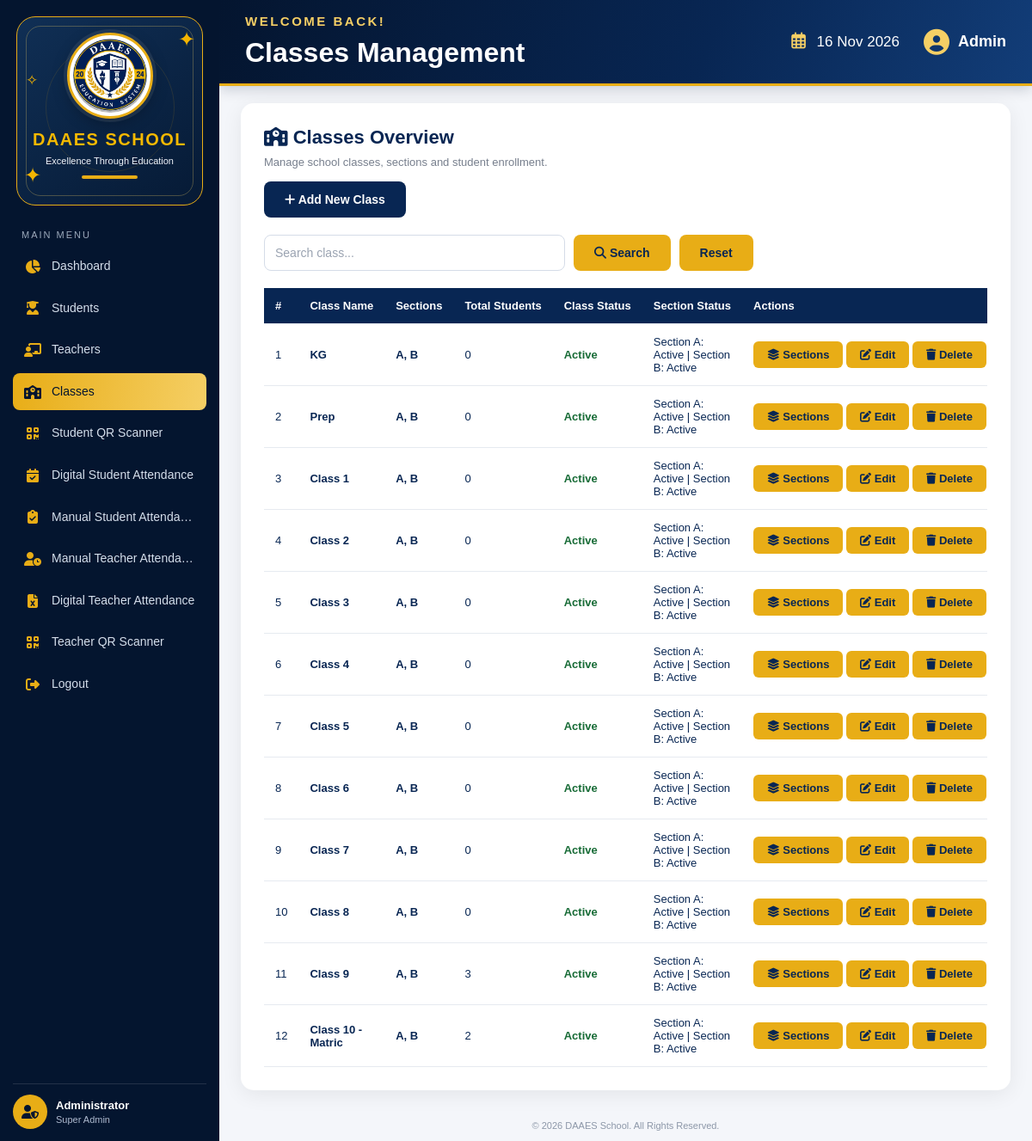
Screenshot of /classes/classes.php with the database file from the repository.
### tables this page shows
CREATE TABLE `classes` (
  `id` int(11) NOT NULL,
  `class_name` varchar(100) NOT NULL,
  `class_order` int(11) NOT NULL,
  `status` enum('active','inactive') DEFAULT 'active'
);

### classes/classes.php (the view, shortened to what this page needs)
<?php
include '../config/database.php';
function e($value) {
    return htmlspecialchars((string)($value ?? ''), ENT_QUOTES, 'UTF-8');
}
$search = trim($_GET['search'] ?? '');
$searchValue = "%{$search}%";
?>
<div class="card">
    <h2>
        <i class="fas fa-school"></i>
        Classes Overview
    </h2>
    <p class="page-description">
        Manage school classes, sections and student enrollment.
    </p>
    <div class="buttons" style="margin-top:10px; margin-bottom:20px;">
        <a href="add_class.php" class="btn btn-primary">
            <i class="fas fa-plus"></i> Add New Class
        </a>
    </div>
    <form method="GET" class="search-form">
        <input
            type="text"
            name="search"
            class="search"
            placeholder="Search class..."
            value="<?php echo e($search); ?>"
        >
        <button type="submit">
            <i class="fas fa-search"></i> Search
        </button>
        <a href="classes.php" class="btn btn-secondary">
            Reset
        </a>
    </form>
    <div class="table-wrap">
        <table>
            <thead>
                <tr>
                    <th>#</th>
                    <th>Class Name</th>
                    <th>Sections</th>
                    <th>Total Students</th>
                    <th>Class Status</th>
                    <th>Section Status</th>
                    <th>Actions</th>
                </tr>
            </thead>
            <tbody>
            <?php
            $sql = "
                SELECT
                    c.id,
                    c.class_name,
                    c.class_order,
                    c.status AS class_status,
                    COALESCE(sec.section_names, '-') AS section_names,
                    COALESCE(sec.section_statuses, '-') AS section_statuses,
                    COALESCE(st.total_students, 0) AS total_students
                FROM classes c
                LEFT JOIN (
                    SELECT
                        s.class_id,
                        GROUP_CONCAT(
                            DISTINCT s.section_name
                            ORDER BY s.section_name
                            SEPARATOR ', '
                        ) AS section_names,
                        GROUP_CONCAT(
                            DISTINCT CONCAT(
                                'Section ',
                                s.section_name,
                                ': ',
                                UPPER(LEFT(s.status, 1)),
                                LOWER(SUBSTRING(s.status, 2))
                            )
                            ORDER BY s.section_name
                            SEPARATOR ' | '
                        ) AS section_statuses
                    FROM sections s
                    GROUP BY s.class_id
                ) sec ON sec.class_id = c.id
                LEFT JOIN (
                    SELECT
                        e.class_id,
                        COUNT(DISTINCT e.student_id) AS total_students
                    FROM enrollments e
                    INNER JOIN (
                        SELECT
                            student_id,
                            MAX(id) AS latest_id
                        FROM enrollments
                        GROUP BY student_id
                    ) latest ON latest.latest_id = e.id
                    WHERE e.status = 'active'
                    GROUP BY e.class_id
                ) st ON st.class_id = c.id
                WHERE c.class_name LIKE ?
                   OR CAST(c.class_order AS CHAR) LIKE ?
                ORDER BY c.class_order ASC, c.id ASC
            ";
            $stmt = $conn->prepare($sql);
            $stmt->bind_param(
                "ss",
                $searchValue,
                $searchValue
            );
            $stmt->execute();
            $result = $stmt->get_result();
            $counter = 1;
            if ($result && $result->num_rows > 0):
                while ($row = $result->fetch_assoc()):
            ?>
                <tr>
                    <td>
                        <?php echo $counter++; ?>
                    </td>
                    <td>
                        <strong>
                            <?php echo e($row['class_name']); ?>
                        </strong>
                    </td>
                    <td>
                        <strong>
                            <?php echo e($row['section_names']); ?>
                        </strong>
                    </td>
                    <td>
                        <?php echo (int)$row['total_students']; ?>
                    </td>
                    <td>
                        <span class="status">
                            <?php echo e(ucfirst($row['class_status'])); ?>
                        </span>
                    </td>
                    <td>
                        <?php echo e($row['section_statuses']); ?>
                    </td>
                    <td class="action-column">
                        <a
                            href="view_sections.php?class_id=<?php echo (int)$row['id']; ?>"
                            class="action-btn"
                        >
                            <i class="fas fa-layer-group"></i>
                            Sections
                        </a>
                        <a
                            href="edit_class.php?id=<?php echo (int)$row['id']; ?>"
                            class="action-btn"
                        >
                            <i class="fas fa-edit"></i>
                            Edit
                        </a>
                        <form
                            action="delete_class.php"
                            method="POST"
                            style="display:inline;"
                            onsubmit="return confirm('Are you sure you want to delete this class?');"
                        >
                            <button type="submit" class="action-btn">
                                <i class="fas fa-trash"></i>
                                Delete
                            </button>
                        </form>
                    </td>
                </tr>
            <?php
                endwhile;
            endif; ?>
            </tbody>
        </table>
    </div>
</div>
<?php
include __DIR__ . '/../admin/layouts/admin_layout.php';
?>

### assets/css/style.css (style rules this page uses)
:root { --navy: #082653; --navy-light: #123d78; --gold: #e8ad16; --gold-light: #f5cf65; --background: #f3f5fa; --white: #ffffff; --text: #082653; --muted: #777f8d; --border: #d5dce8; --success-bg: #e5f8ec; --success-text: #176b36; --error-bg: #ffe8e8; --error-text: #b42323; --shadow: 0 5px 25px rgba(0,0,0,.07); }
* { margin: 0; padding: 0; box-sizing: border-box; }
body { min-height: 100vh; padding: 25px; font-family: Arial, sans-serif; background: var(--background); color: var(--text); }
.card, .cyber-card, .form-card { background: var(--white); padding: 27px; border-radius: 15px; margin-bottom: 25px; box-shadow: var(--shadow); }
.card h2, .cyber-card h2, .form-card h2 { color: var(--navy); font-size: 22px; margin-bottom: 20px; }
.page-description { color: var(--muted); font-size: 13px; margin-top: -12px; margin-bottom: 15px; }
input, select, textarea { display: block; width: 100%; min-width: 0; padding: 12px; margin-bottom: 15px; border: 1px solid var(--border); border-radius: 8px; background: var(--white); color: var(--text); font-family: inherit; font-size: 14px; outline: none; }
input::placeholder, textarea::placeholder { color: #9aa3b1; }
button, .btn, .btn-neon { display: inline-block; padding: 13px 24px; border: none; border-radius: 8px; background: var(--gold); color: var(--navy); font-family: inherit; font-size: 14px; font-weight: 700; text-decoration: none; cursor: pointer; transition: .25s ease; }
.btn-primary { background: var(--navy); color: var(--white); }
.btn-secondary { background: var(--gold); color: var(--navy); }
.buttons { display: flex; align-items: center; gap: 12px; flex-wrap: wrap; margin-top: 25px; }
.search-form { display: flex; align-items: center; gap: 10px; flex-wrap: wrap; margin-bottom: 20px; }
.search { max-width: 350px; margin-bottom: 0; }
.table-wrap { width: 100%; overflow-x: auto; }
table { width: 100%; min-width: 850px; border-collapse: collapse; background: var(--white); color: var(--text); }
th, td { padding: 13px; border-bottom: 1px solid #e6eaf0; text-align: left; font-size: 13px; }
th { background: var(--navy); color: var(--white); white-space: nowrap; }
.action-btn { display: inline-block; padding: 8px 16px; background: var(--gold); color: var(--navy); text-decoration: none; border-radius: 6px; font-size: 13px; font-weight: bold; }
.action-column { text-align: center; white-space: nowrap; }
.status { color: var(--success-text); font-weight: bold; }
a { color: var(--navy); }

### assets/css/dashboard-layout.css (style rules this page uses)
* { box-sizing: border-box; }
.dashboard-body { padding: 0; margin: 0; min-height: 100vh; height: 100vh; overflow: hidden; background: #f4f6fa; }

### rows the page displays
classes: class_name "KG", section_names "A, B", total_students "0", status "Active", section_statuses "Section A: Active | Section B: Active"
classes: class_name "Prep", section_names "A, B", total_students "0", status "Active", section_statuses "Section A: Active | Section B: Active"
classes: class_name "Class 1", section_names "A, B", total_students "0", status "Active", section_statuses "Section A: Active | Section B: Active"
classes: class_name "Class 2", section_names "A, B", total_students "0", status "Active", section_statuses "Section A: Active | Section B: Active"
classes: class_name "Class 3", section_names "A, B", total_students "0", status "Active", section_statuses "Section A: Active | Section B: Active"
classes: class_name "Class 4", section_names "A, B", total_students "0", status "Active", section_statuses "Section A: Active | Section B: Active"
classes: class_name "Class 5", section_names "A, B", total_students "0", status "Active", section_statuses "Section A: Active | Section B: Active"
classes: class_name "Class 6", section_names "A, B", total_students "0", status "Active", section_statuses "Section A: Active | Section B: Active"
classes: class_name "Class 7", section_names "A, B", total_students "0", status "Active", section_statuses "Section A: Active | Section B: Active"
classes: class_name "Class 8", section_names "A, B", total_students "0", status "Active", section_statuses "Section A: Active | Section B: Active"
classes: class_name "Class 9", section_names "A, B", total_students "3", status "Active", section_statuses "Section A: Active | Section B: Active"
classes: class_name "Class 10 - Matric", section_names "A, B", total_students "2", status "Active", section_statuses "Section A: Active | Section B: Active"

### other values shown
$_SESSION['admin_name'] "Administrator"
$page_title "Classes Management"
